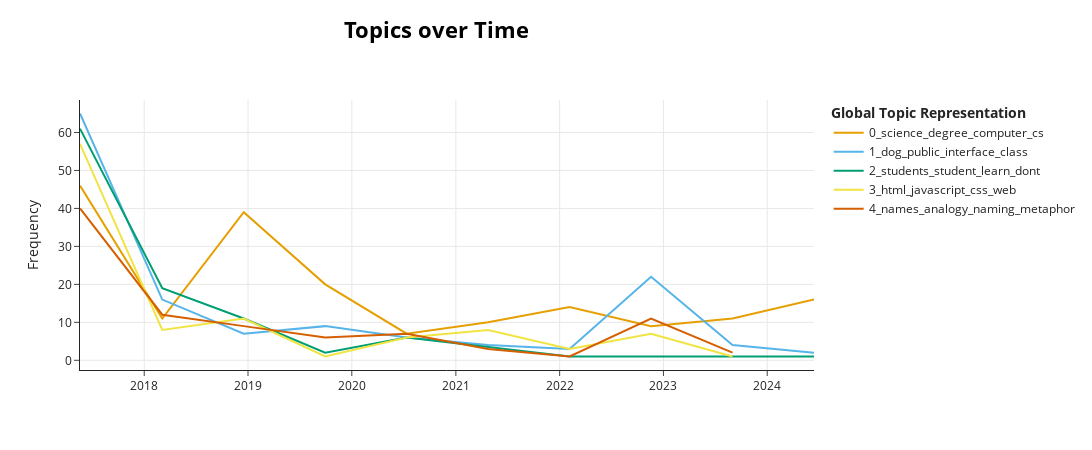

Notebook cell for this chart:
### Markdown cell above
Note: when looking at topics over time, it has re-shuffled the order of some of the topics - need to find out why

### Code cell
# Viewing topics over time (Top 5)
topic_model_combined.visualize_topics_over_time(
    topics_over_time,
    topics=[0, 1, 2, 3, 4],  # Viewing the top 5 topics by size
    #custom_labels=True  # Making sure custom labels are used
)

### Figure 1 — Plotly figure (JSON) as saved in the notebook; plotly's stock layout.template omitted (floating-point values rounded to 4 significant figures)
{"data": [{"hoverinfo": "text", "hovertext": ["<b>Topic 0</b><br>Words: science, cs, degree, computer, engineering", "<b>Topic 0</b><br>Words: science, engineering, computer, cs, software", "<b>Topic 0</b><br>Words: calculus, engineering, science, computer, degree", "<b>Topic 0</b><br>Words: science, computer, degree, software, engineering", "<b>Topic 0</b><br>Words: masters, bachelors, degree, cs, science", "<b>Topic 0</b><br>Words: degree, science, computer, cs, industry", "<b>Topic 0</b><br>Words: science, mathematics, computer, math, cs", "<b>Topic 0</b><br>Words: science, degree, cs, computer, mathematics", "<b>Topic 0</b><br>Words: science, software, computer, engineering, cs", "<b>Topic 0</b><br>Words: degree, science, computer, cs, information"], "marker": {"color": "#E69F00"}, "mode": "lines", "name": "0_science_degree_computer_cs", "type": "scatter", "x": ["2017-05-20T03:14:24.000000000", "2018-03-05T12:00:00.000000000", "2018-12-17T00:00:00.000000000", "2019-09-29T12:00:00.000000000", "2020-07-12T00:00:00.000000000", "2021-04-24T12:00:00.000000000", "2022-02-05T00:00:00.000000000", "2022-11-18T12:00:00.000000000", "2023-09-01T00:00:00.000000000", "2024-06-13T12:00:00.000000000"], "y": [46, 11, 39, 20, 7, 10, 14, 9, 11, 16]}, {"hoverinfo": "text", "hovertext": ["<b>Topic 1</b><br>Words: public, interface, class, inheritance, methods", "<b>Topic 1</b><br>Words: object, interface, vehicle, public, bicycle", "<b>Topic 1</b><br>Words: polymorphism, interface, bike, public, objects", "<b>Topic 1</b><br>Words: entities, oo, interface, object, data", "<b>Topic 1</b><br>Words: factory, subclass, static, constructors, objects", "<b>Topic 1</b><br>Words: undo, interface, robot, inheritance, object", "<b>Topic 1</b><br>Words: foo, def, rectangle, function, higherorder", "<b>Topic 1</b><br>Words: dog, puppy, public, interface, class", "<b>Topic 1</b><br>Words: dog, type, generic, polymorphism, array", "<b>Topic 1</b><br>Words: subclasses, hierarchy, classes, interface, calculator"], "marker": {"color": "#56B4E9"}, "mode": "lines", "name": "1_dog_public_interface_class", "type": "scatter", "x": ["2017-05-20T03:14:24.000000000", "2018-03-05T12:00:00.000000000", "2018-12-17T00:00:00.000000000", "2019-09-29T12:00:00.000000000", "2020-07-12T00:00:00.000000000", "2021-04-24T12:00:00.000000000", "2022-02-05T00:00:00.000000000", "2022-11-18T12:00:00.000000000", "2023-09-01T00:00:00.000000000", "2024-06-13T12:00:00.000000000"], "y": [65, 16, 7, 9, 6, 4, 3, 22, 4, 2]}, {"hoverinfo": "text", "hovertext": ["<b>Topic 2</b><br>Words: students, student, learn, dont, learning", "<b>Topic 2</b><br>Words: guide, study, students, learn, teachers", "<b>Topic 2</b><br>Words: student, notes, students, cards, group", "<b>Topic 2</b><br>Words: learning, teachers, reluctance, student, students", "<b>Topic 2</b><br>Words: student, natural, pupil, teacher, teaching", "<b>Topic 2</b><br>Words: subjective, forcing, godgiven, awakenings, opinionbased", "<b>Topic 2</b><br>Words: homework, based, tried, fun, safer", "<b>Topic 2</b><br>Words: assessments, term, material, marks, understanding"], "marker": {"color": "#009E73"}, "mode": "lines", "name": "2_students_student_learn_dont", "type": "scatter", "x": ["2017-05-20T03:14:24.000000000", "2018-03-05T12:00:00.000000000", "2018-12-17T00:00:00.000000000", "2019-09-29T12:00:00.000000000", "2020-07-12T00:00:00.000000000", "2022-02-05T00:00:00.000000000", "2023-09-01T00:00:00.000000000", "2024-06-13T12:00:00.000000000"], "y": [61, 19, 11, 2, 6, 1, 1, 1]}, {"hoverinfo": "text", "hovertext": ["<b>Topic 3</b><br>Words: html, css, javascript, web, js", "<b>Topic 3</b><br>Words: javascript, html, web, css, skins", "<b>Topic 3</b><br>Words: js, framework, javascript, react, vanilla", "<b>Topic 3</b><br>Words: javascript, browsers, access, scripting, capabilities", "<b>Topic 3</b><br>Words: css, js, web, html, learning", "<b>Topic 3</b><br>Words: userscripts, css, javascript, web, html", "<b>Topic 3</b><br>Words: revealjs, javascript, practice, framework, 6th", "<b>Topic 3</b><br>Words: react, jquery, html, javascript, web", "<b>Topic 3</b><br>Words: paramlist, body, javascript, javasript, name"], "marker": {"color": "#F0E442"}, "mode": "lines", "name": "3_html_javascript_css_web", "type": "scatter", "x": ["2017-05-20T03:14:24.000000000", "2018-03-05T12:00:00.000000000", "2018-12-17T00:00:00.000000000", "2019-09-29T12:00:00.000000000", "2020-07-12T00:00:00.000000000", "2021-04-24T12:00:00.000000000", "2022-02-05T00:00:00.000000000", "2022-11-18T12:00:00.000000000", "2023-09-01T00:00:00.000000000"], "y": [57, 8, 11, 1, 6, 8, 3, 7, 1]}, {"hoverinfo": "text", "hovertext": ["<b>Topic 4</b><br>Words: analogy, names, box, metaphor, name", "<b>Topic 4</b><br>Words: names, naming, metaphor, analogy, name", "<b>Topic 4</b><br>Words: analogy, recipes, transitions, analogies, names", "<b>Topic 4</b><br>Words: analogy, collection, subproblems, jargon, concept", "<b>Topic 4</b><br>Words: box, analogy, names, boxes, tentacles", "<b>Topic 4</b><br>Words: storage, metaphor, tally, rules, tallyoutcome", "<b>Topic 4</b><br>Words: 2state, qis, metaphorsactual, uperposition, superposition", "<b>Topic 4</b><br>Words: names, naming, chinese, unicode, render", "<b>Topic 4</b><br>Words: planet, planets, keplerratio, mercury, names"], "marker": {"color": "#D55E00"}, "mode": "lines", "name": "4_names_analogy_naming_metaphor", "type": "scatter", "x": ["2017-05-20T03:14:24.000000000", "2018-03-05T12:00:00.000000000", "2018-12-17T00:00:00.000000000", "2019-09-29T12:00:00.000000000", "2020-07-12T00:00:00.000000000", "2021-04-24T12:00:00.000000000", "2022-02-05T00:00:00.000000000", "2022-11-18T12:00:00.000000000", "2023-09-01T00:00:00.000000000"], "y": [40, 12, 9, 6, 7, 3, 1, 11, 2]}], "layout": {"height": 450, "hoverlabel": {"bgcolor": "white", "font": {"family": "Rockwell", "size": 16}}, "legend": {"title": {"text": "<b>Global Topic Representation"}}, "title": {"font": {"color": "Black", "size": 22}, "text": "<b>Topics over Time</b>", "x": 0.4, "xanchor": "center", "y": 0.95, "yanchor": "top"}, "width": 1250, "xaxis": {"showgrid": true}, "yaxis": {"showgrid": true, "title": {"text": "Frequency"}}}}
